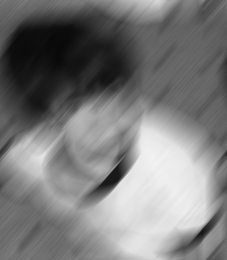
%> input picture boy-blurred.tif, 227 x 260 px, shrunk from 600 x 688 before the run
$ octave Q5_8_e.m   (GNU Octave 9; MATLAB toolbox functions it lacks are replaced by stand-ins)
%> lines starting %> are read from the running program, lines starting %| are printed output that depends on the picture
### motionBlurTF4e.m
function H = motionBlurTF4e(P,Q,a,b,T)

H = zeros(P,Q);

for u = 1:P
    for v = 1:Q
        m = u - round(P/2);
        n = v - round(Q/2);
        x = (m.*a + n.*b);
        c1 = T ./ (pi .* x + 0.01);
        c2 = pi .* x;
        H(u,v) = c1 .* sin(c2) .* exp(-j.*c2);


       %H(u,v) = c1 .* sin(c2);
    end
end

end

### dftFiltering4e.m
function g = dftFiltering4e(f,H,padmode,scaling)

    % Name: Guru Sarath
    % ECEN 642
    % Assignment 4

    % Default is replicate padding
    if nargin < 3
        padmode = 'replicate';
        scaling = 'yes';
    end

    f = im2double(f);
    %f = f ./ max(max(f));
    f_size = size(f);

    P_u = f_size(1)*2;
    P_v = f_size(2)*2;

    figure(1);
    imshow(f);

    % Pad the image
    if strcmp(padmode,'replicate')
        f_padded = padarray(f,[P_u P_v],'replicate','post');
    elseif strcmp(padmode,'zeros')
        f_padded = padarray(f,[P_u P_v],0,'post');
    elseif strcmp(padmode,'none')
        f_padded = f;
    else
        f_padded = padarray(f,[P_u P_v],'replicate','post');
    end

    %Center the frequency
    f_pad_centered = minusOne4e(f_padded);

    F = fft2(f_pad_centered);

   % F(1)

    G = F .* H;
    %all(isfinite(G))
    %g = minusOne4e(real(ifft2(G)));
   % G(1)
    g = ifft2(G);
   % g(1)
    g = real(g);
    g = minusOne4e(g);
    %Crop the image to remove padding
    g = g(1:f_size(1),1:f_size(2));

    if strcmp(scaling, 'yes')
        g = g ./ max(max(g));
    end

    figure(2);
    imshow(g);

end

### minusOne4e.m
function g = minusOne4e(f)
sizeF = size(f);
g = zeros(sizeF(1),sizeF(2));

    for x = [1:sizeF(1)]
        for y = [1:sizeF(2)]
            g(x,y) = f(x,y) .* (-1).^(x+y);
        end
    end

end

### pWienerTF4e.m
function W = pWienerTF4e(H,K)
    sizeH = size(H);

    W = zeros(sizeH(1), sizeH(2));

    for u = 1:sizeH(1)
        for v = 1:sizeH(2)
            W(u,v) = (1/H(u,v)+1).*(abs(H(u,v)).^2 ) ./ ((abs(H(u,v)).^2)+K);
            if isnan(W(u,v))
                W(u,v) = 1;
            end
        end
    end
end

### Q5_8_e.m
img = imread('boy-blurred.tif');
%> img is the input picture: size 260x227 uint8; min 8, max 242, mean 122.3
[P Q] = size(img);
%> P = 260; Q = 227
img_padded = padarray(img,[P*2 Q*2],0,'post');
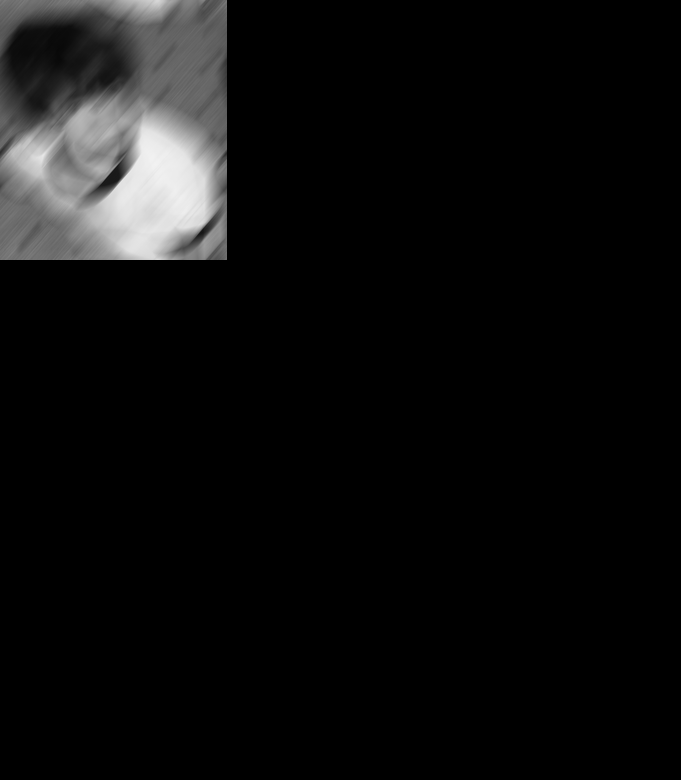
%> img_padded: size 780x681 uint8; min 0, max 242, mean 13.6
H = motionBlurTF4e(P*3, Q*3, 0.1, -0.1, 1.0);
g = dftFiltering4e(img_padded, H, 'none', 'yes');
%> after the loop in minusOne4e, `for x = [1:sizeF(1)]`:
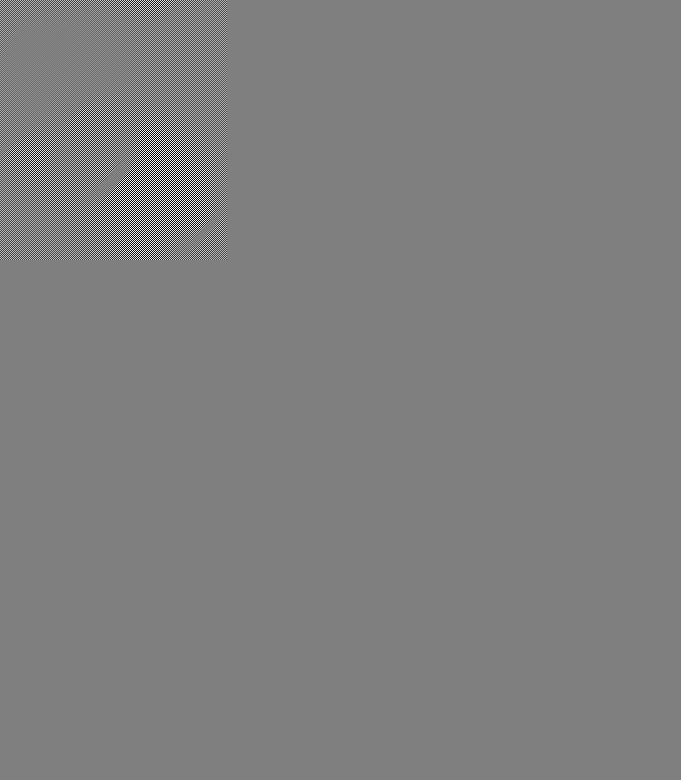
%> g: size 780x681 double; min -0.949, max 0.949, mean -5.68e-07; drawn with min black and max white
%> after the loop in minusOne4e (call 2), `for x = [1:sizeF(1)]`:
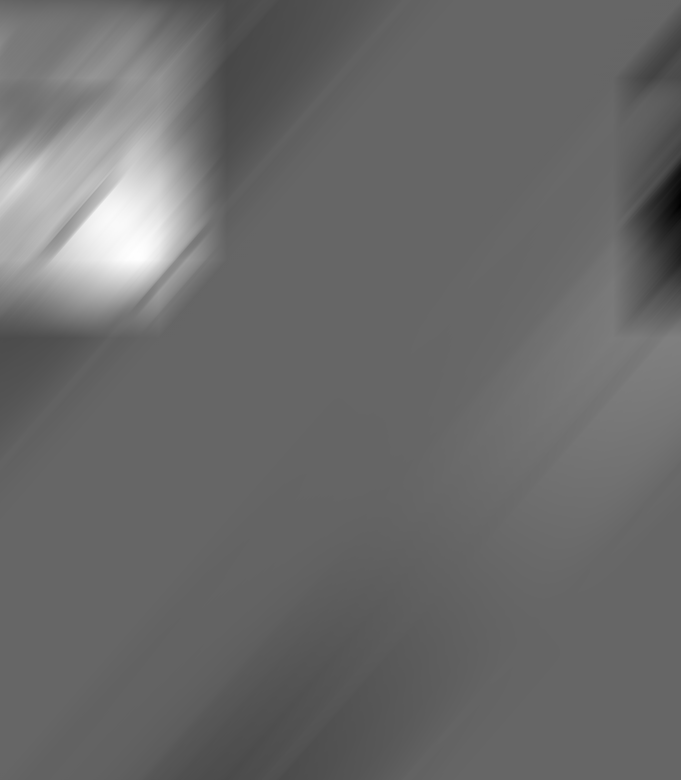
%> g: size 780x681 double; min -0.512, max 0.768, mean 0.023; drawn with min black and max white
%> in dftFiltering4e, `imshow(g);`:
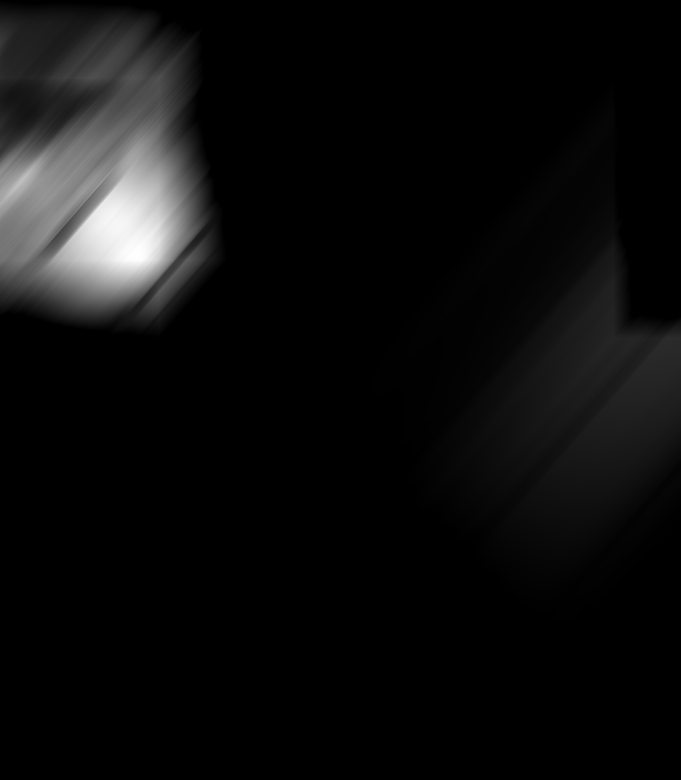
%> displayed picture: size 780x681, on the screen's scale of 0 to 255; min 0, max 255, mean 13.2
W = pWienerTF4e(H, 0.0005);
f = dftFiltering4e(g,W,'none','yes');
%> call 2 of dftFiltering4e, with padmode = 'none', scaling = 'yes'
%> after the loop in minusOne4e (call 4), `for x = [1:sizeF(1)]`:
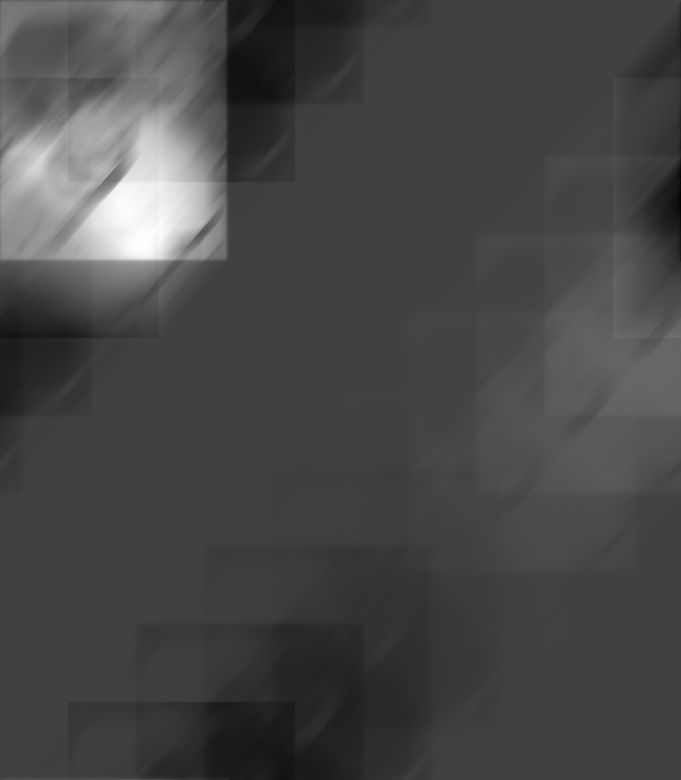
%> g: size 780x681 double; min -0.628, max 1.82, mean 0.0636; drawn with min black and max white
%> in dftFiltering4e (call 2), `imshow(g);`:
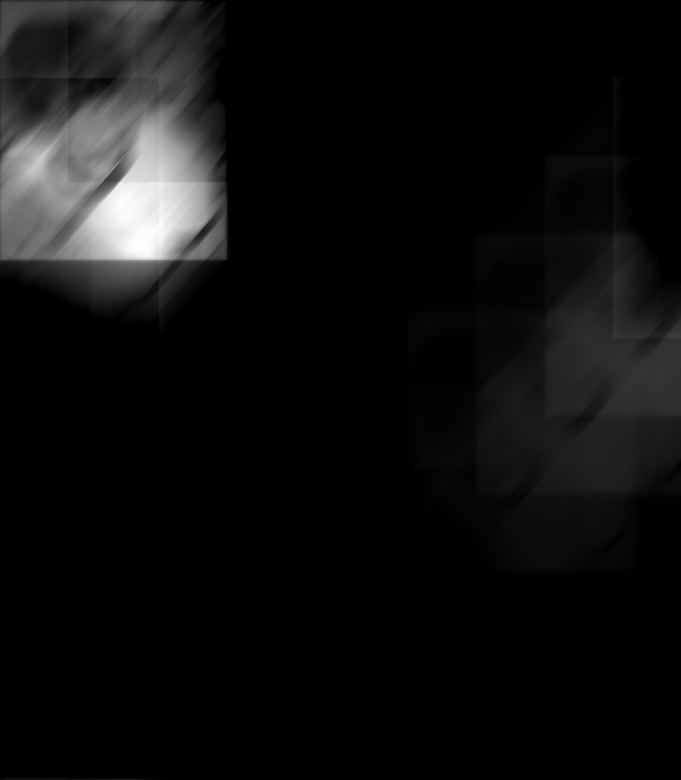
%> displayed picture: size 780x681, on the screen's scale of 0 to 255; min 0, max 255, mean 14.8
imshow(f(1:P,1:Q))
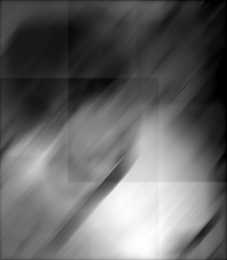
%> displayed picture: size 260x227, on the screen's scale of 0 to 255; min 0, max 255, mean 101
